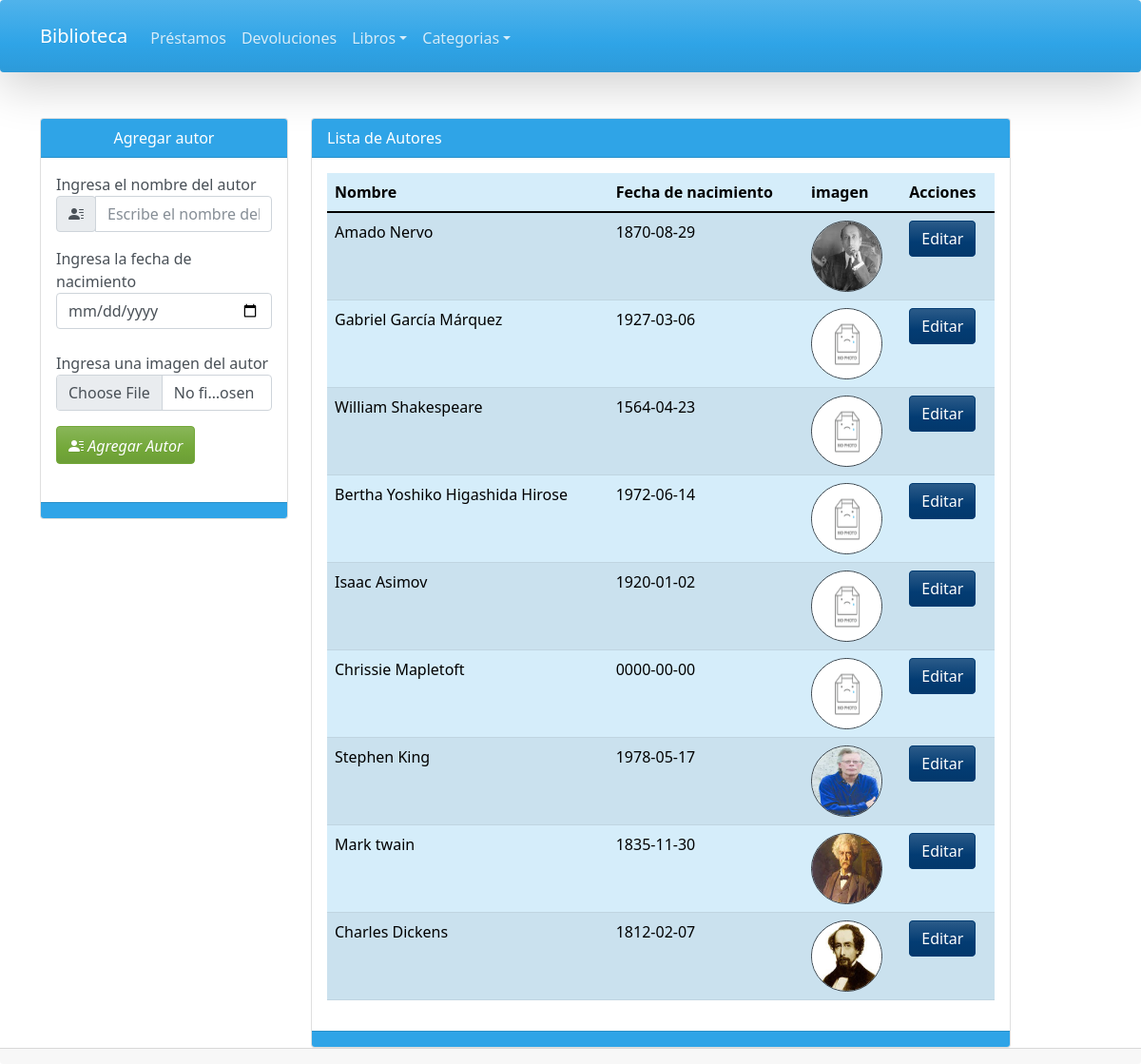
Before: /resources/sections/AgregarAutor.php with the older database file.
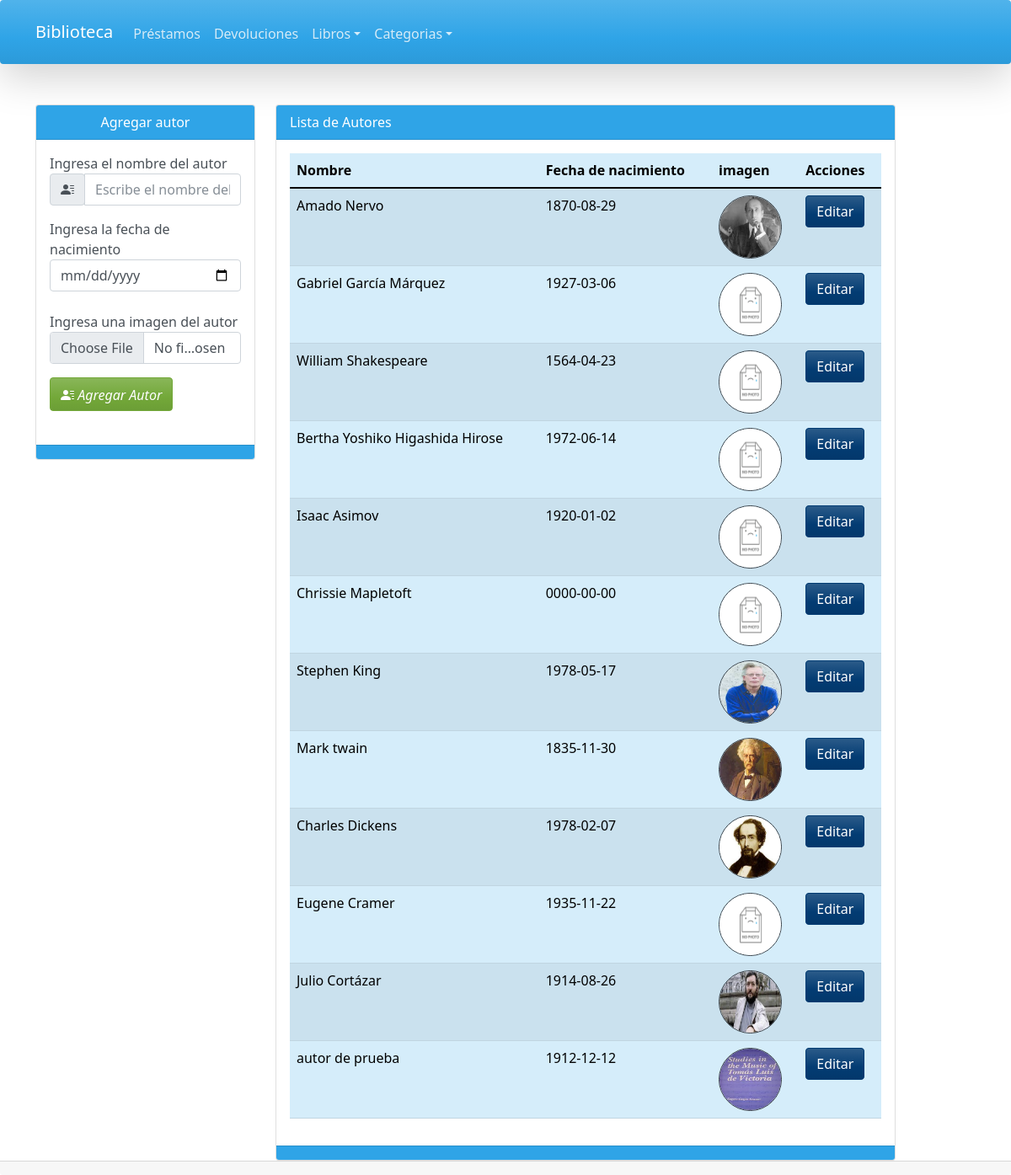
After: the same page with the newer database file.
### tables this page shows
CREATE TABLE `autor` (
  `idAutor` int(11) NOT NULL AUTO_INCREMENT,
  `nombre` varchar(50) NOT NULL,
  `fechaNacimiento` date DEFAULT NULL,
  `image` varchar(100) DEFAULT NULL,
  PRIMARY KEY (`idAutor`)
);

### resources/classes/connections/ConexionBD.php (called while the page is built, shortened)
<?php
class ConexionBD implements IEjecutarSQL
{
    private $pdo;
    public function __construct($host, $bd_name, $username, $password)
    {
        try {
            $this->pdo = new PDO("mysql:host=$host;dbname=$bd_name", $username, $password, [PDO::ATTR_ERRMODE => PDO::ERRMODE_WARNING]);
            if ($this->pdo instanceof PDO) {
                return $this->pdo;
            } else {
                throw new Exception(message: "Database not found");
            }
        } catch (PDOException $e) {
            die($e->getMessage());
        }
    }
    function ejecutaSQL($sql)
    {
        $query = $this->pdo->prepare($sql);
        $query->execute();
        return $query->fetchAll(PDO::FETCH_ASSOC);
    }
}

### resources/classes/controllers/Intermediario.php (called while the page is built, shortened)
<?php
require_once CONNECTIONS . "/ConexionBD.php";
class Intermediario
{
    private $conexion;
    function __construct(ConexionBD $conexion = null)
    {
        $this->conexion = $conexion == null ? new ConexionBD("localhost", "bd_biblioteca", "root", "") : $conexion;
    }
    public function ejecutarSQL($sql)
    {
        return $this->conexion->ejecutaSQL($sql);
    }
}

### resources/sections/AgregarAutor.php (the view, shortened to what the changed rows need)
<?php
require_once CONTROLLERS . "/Intermediario.php";
include_once TEMPLATES . "/Cabecera.php";
$intermediario = new Intermediario();
$sql = "SELECT * FROM `autor` ;";
$listaAutores = $intermediario->ejecutarSQL($sql);
?>
<body>
    <div class="container">
        <div class="row">
            <div class="col-md-8">
                <div class="card">
                    <div class="card-body">
                        <table class="table table-striped table-primary" id="tabla-autores" style="width:100%">
                            <thead class=" center-text">
                                <tr>
                                    <th>Nombre</th>
                                    <th>Fecha de nacimiento</th>
                                    <th>imagen</th>
                                    <th>Acciones</th>
                                </tr>
                            </thead>
                            <tbody>
                                <?php foreach ($listaAutores as $autor) { ?>
                                    <tr>
                                        <td scope="row"><?php echo $autor["nombre"]; ?></td>
                                        <td><?php echo $autor["fechaNacimiento"]; ?></td>
                                        <td><img src="<?php echo (file_exists("../../public_html/img/content/" . $autor["image"])) ? "../../public_html/img/content/" . $autor["image"] : "../../public_html/img/content/default.png"; ?>" class="border border-dark rounded-circle" alt="Imagen del autor" style="width: 75px ; height:75px;">
                                        </td>
                                        <td>
                                            <a href="<?php echo "?enc=Editar&name=" . $autor["nombre"] . "&fecha=" . $autor["fechaNacimiento"] . "&img=" . $autor["image"] . "&id=" . $autor["idAutor"] ?>" class="btn btn-info">Editar</a>
                                        </td>
                                    </tr>
                                <?php } ?>
                            </tbody>
                        </table>
                    </div>
                </div>
            </div>
        </div>
    </div>
</body>
<?php
include_once TEMPLATES . "/Pie.php";
?>

Changed rows visible on the page:
changed autor "Charles Dickens": fechaNacimiento "1812-02-07" → "1978-02-07"
added autor: nombre "Eugene Cramer", fechaNacimiento "1935-11-22"
added autor: nombre "Julio Cortázar", fechaNacimiento "1914-08-26", image (picture)
added autor: nombre "autor de prueba", fechaNacimiento "1912-12-12", image (picture)
